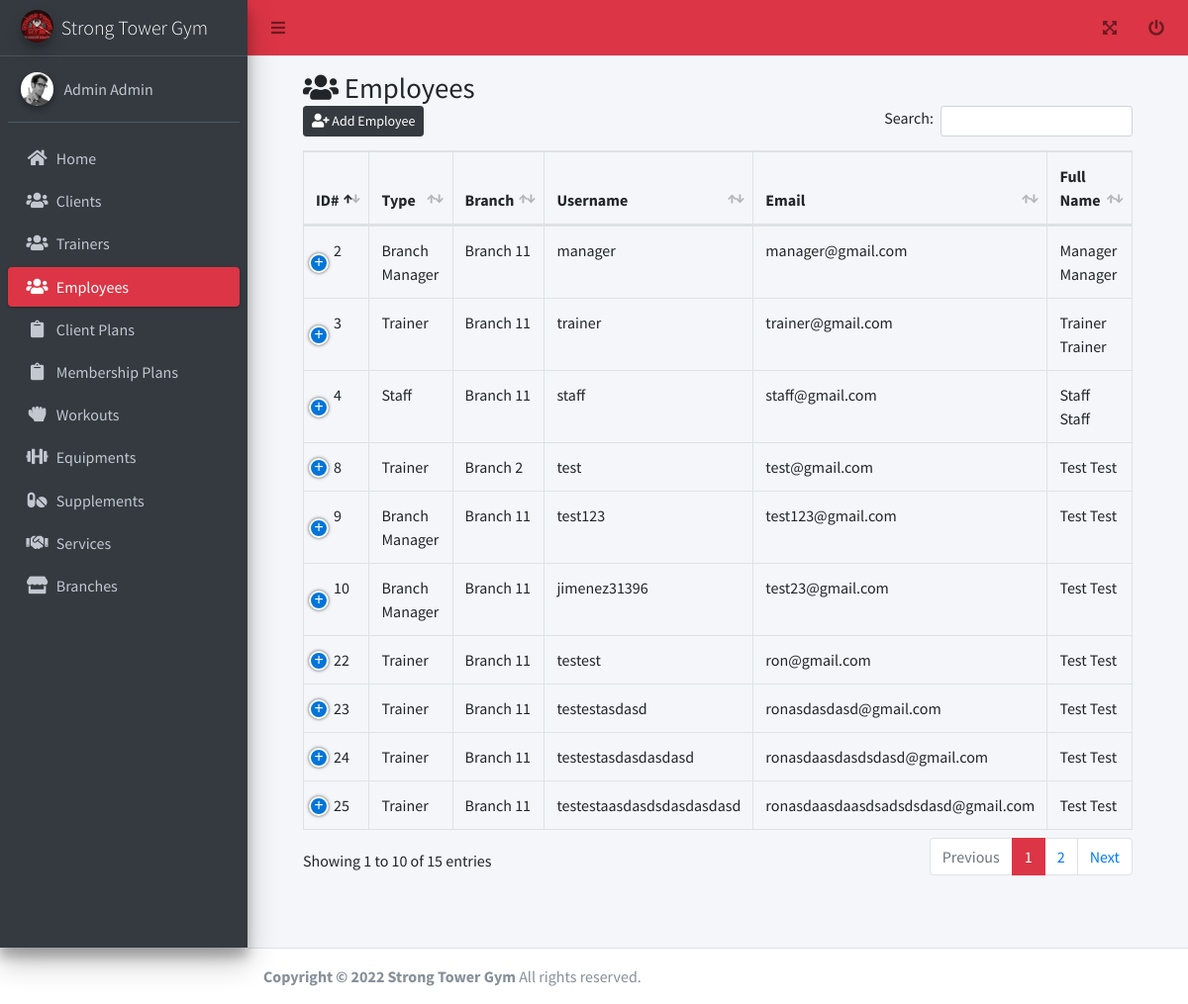
Page /admin/employees.php (signed in) on the earlier database version.
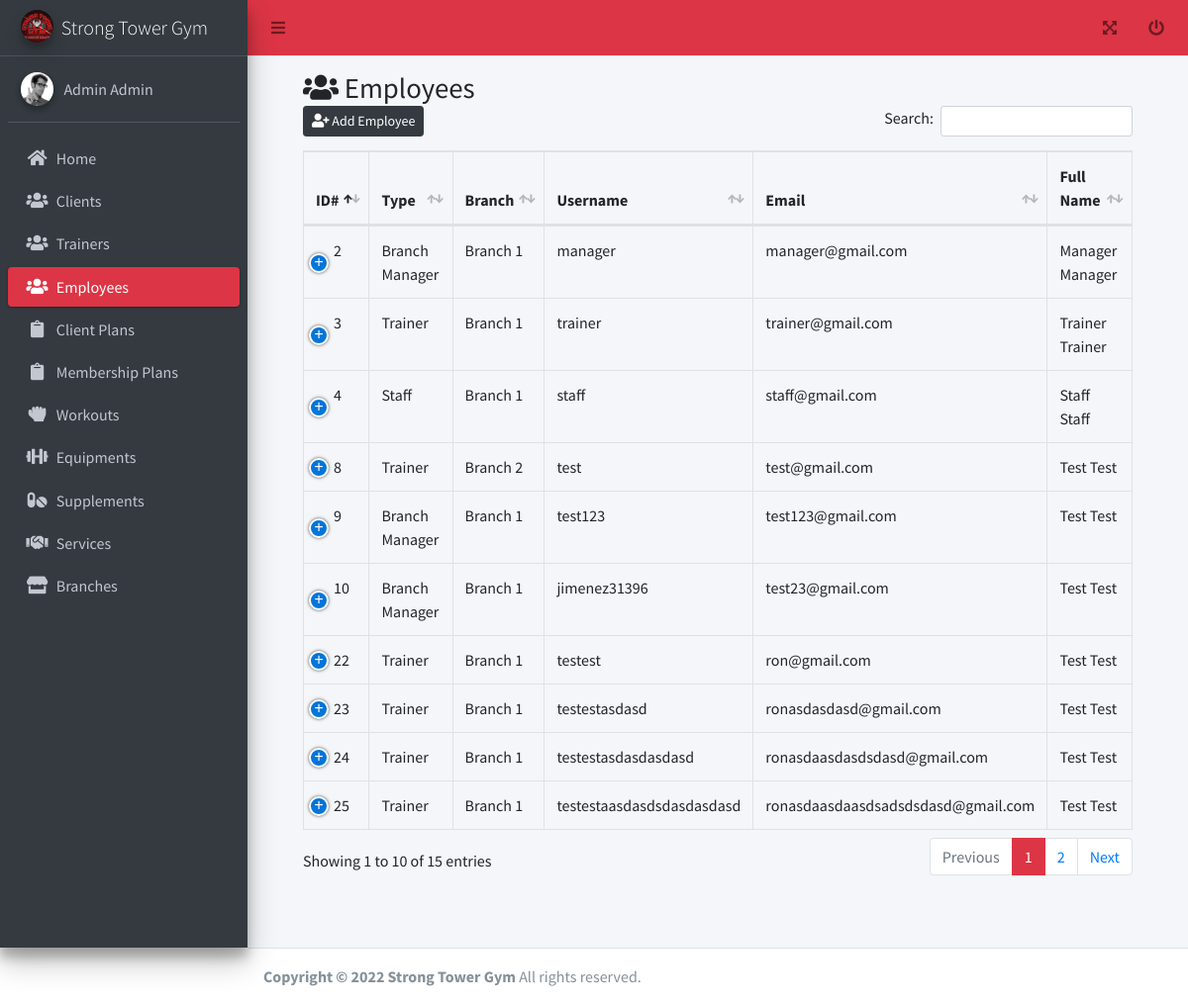
Same page on the later database version.
### tables this page shows
CREATE TABLE `tbl_user` (
  `id` int(11) NOT NULL AUTO_INCREMENT,
  `username` varchar(255) DEFAULT NULL,
  `email` varchar(255) DEFAULT NULL,
  `password` varchar(255) DEFAULT NULL,
  `branch_id` int(11) DEFAULT NULL,
  `access_id` int(11) DEFAULT NULL,
  `client_plan_id` int(11) DEFAULT 0,
  `plan_expiration_date` date DEFAULT NULL,
  `verified` tinyint(4) DEFAULT 0,
  `created_date` datetime DEFAULT current_timestamp(),
  `updated_date` datetime DEFAULT current_timestamp(),
  `deleted_flag` tinyint(4) DEFAULT 0,
  `access` varchar(45) DEFAULT NULL,
  PRIMARY KEY (`id`)
);

CREATE TABLE `tbl_branch` (
  `id` int(11) NOT NULL AUTO_INCREMENT,
  `name` varchar(255) DEFAULT NULL,
  `description` text DEFAULT NULL,
  `created_date` datetime DEFAULT current_timestamp(),
  `updated_date` datetime DEFAULT current_timestamp(),
  `deleted_flag` tinyint(4) DEFAULT 0,
  `sub_title` text DEFAULT NULL,
  PRIMARY KEY (`id`)
);

CREATE TABLE `tbl_access` (
  `id` int(11) NOT NULL AUTO_INCREMENT,
  `name` varchar(45) DEFAULT NULL,
  `created_date` datetime DEFAULT current_timestamp(),
  `updated_date` datetime DEFAULT current_timestamp(),
  `deleted_flag` tinyint(4) DEFAULT 0,
  PRIMARY KEY (`id`)
);

CREATE TABLE `tbl_user_info` (
  `id` int(11) NOT NULL AUTO_INCREMENT,
  `first_name` varchar(255) DEFAULT NULL,
  `middle_name` varchar(45) DEFAULT NULL,
  `last_name` varchar(45) DEFAULT NULL,
  `gender_id` int(11) DEFAULT NULL,
  `contact_no` varchar(45) DEFAULT NULL,
  `picture` varchar(255) DEFAULT 'default.jpg',
  `created_date` datetime DEFAULT current_timestamp(),
  `updated_date` datetime DEFAULT current_timestamp(),
  `deleted_flag` tinyint(4) DEFAULT 0,
  `address` varchar(45) DEFAULT NULL,
  PRIMARY KEY (`id`)
);

### functions.php (called while the page is built, shortened)
<?php
function get_list($sql)
{
  $data = array();
  $result = mysqli_query($_SESSION['conn'], $sql);
  while ($row = mysqli_fetch_assoc($result)) {
    $data[] = $row;
  }
  return $data;
}

### admin/employees.php (the view, shortened to what this page needs)
<?php include('header.php'); ?>
<link rel="stylesheet" href="../adminlte/plugins/datatables-bs4/css/dataTables.bootstrap4.min.css">
<link rel="stylesheet" href="../adminlte/plugins/datatables-responsive/css/responsive.bootstrap4.min.css">
<link rel="stylesheet" href="../adminlte/plugins/datatables-buttons/css/buttons.bootstrap4.min.css">
<div>
  <div class="content-wrapper">
    <div class="content-header">
      <div class="container-fluid" id="content">
        <div class="row mb-2">
          <div class="col-sm-12">
            <h1 class="m-0"><i class="fa fa-users"></i> Employees</h1>
          </div>
          <div class="col-sm-12">
            <table id="example2" class="table table-bordered table-hover dataTable dtr-inline" aria-describedby="example2_info">
              <thead>
                <tr>
                  <th>ID#</th>
                  <th>Type</th>
                  <th>Branch</th>
                  <th>Username</th>
                  <th>Email</th>
                  <th>Full Name</th>
                </tr>
              </thead>
              <tbody>
                <?php $where = in_array($_SESSION['user']->access_id, array(2, 3, 4)) ? " and u.branch_id = '" . $_SESSION['user']->branch_id . "'" : "";
                $sql = "select b.name as `branch`,g.name as `gender`,ui.*,u.*,a.name as 'access' from tbl_user u inner join tbl_user_info ui on ui.id = u.id inner join tbl_access a on a.id = u.access_id inner join tbl_gender g on g.id = ui.gender_id inner join tbl_branch b on b.id = u.branch_id where u.access_id in (2,3,4) and u.deleted_flag = 0 $where"; ?>
                <?php foreach (get_list($sql) as $res) { ?>
                  <tr>
                    <td><?php echo $res['id']; ?></td>
                    <td><?php echo $res['access']; ?></td>
                    <td><?php echo ucfirst($res['branch']); ?></td>
                    <td><?php echo $res['username']; ?></td>
                    <td><?php echo $res['email']; ?></td>
                    <td><?php echo ucwords($res['first_name'] . ' ' . $res['last_name']); ?></td>
                  </tr>
                <?php } ?>
              </tbody>
            </table>
          </div>
        </div>
      </div>
    </div>
  </div>
</div>
</div>
<?php include('footer.php'); ?>

Differences in the rows shown:
changed through a linked row, tbl_user "manager": branch.name "Branch 11" → "Branch 1"
changed through a linked row, tbl_user "trainer": branch.name "Branch 11" → "Branch 1"
changed through a linked row, tbl_user "staff": branch.name "Branch 11" → "Branch 1"
changed through a linked row, tbl_user "test123": branch.name "Branch 11" → "Branch 1"
changed through a linked row, tbl_user "jimenez31396": branch.name "Branch 11" → "Branch 1"
changed through a linked row, tbl_user "testest": branch.name "Branch 11" → "Branch 1"
changed through a linked row, tbl_user "testestasdasd": branch.name "Branch 11" → "Branch 1"
changed through a linked row, tbl_user "testestasdasdasdasd": branch.name "Branch 11" → "Branch 1"
changed through a linked row, tbl_user "testestaasdasdsdasdasdasd": branch.name "Branch 11" → "Branch 1"
